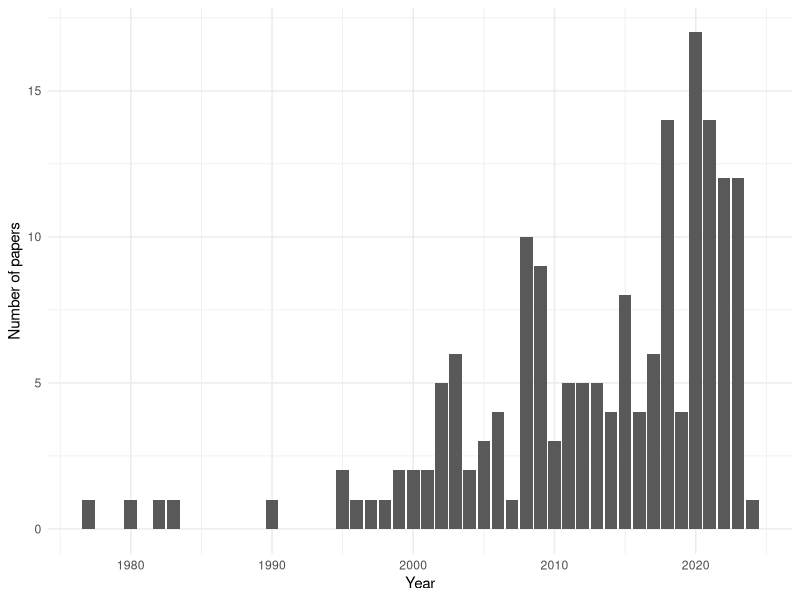
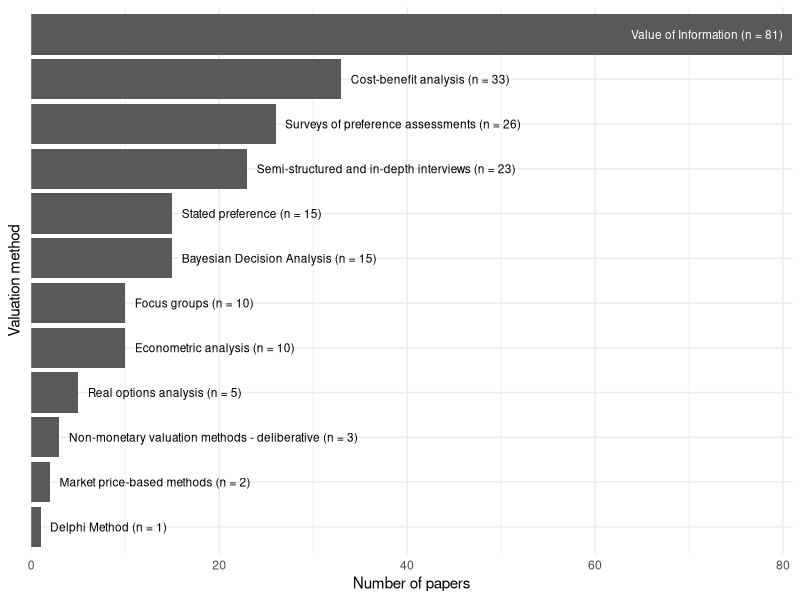
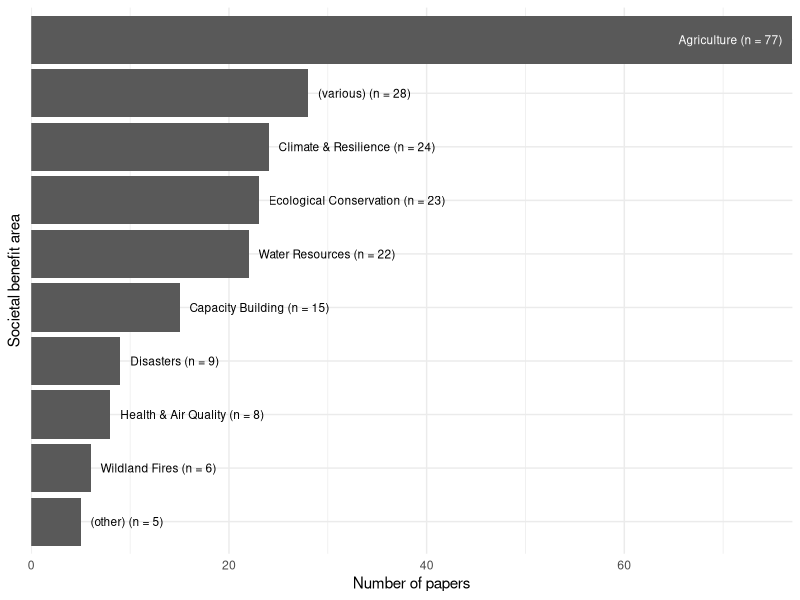
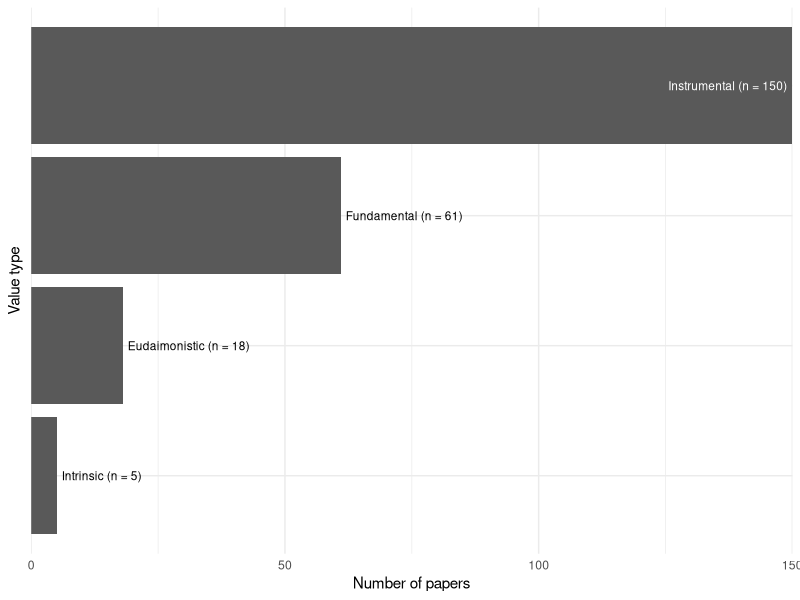
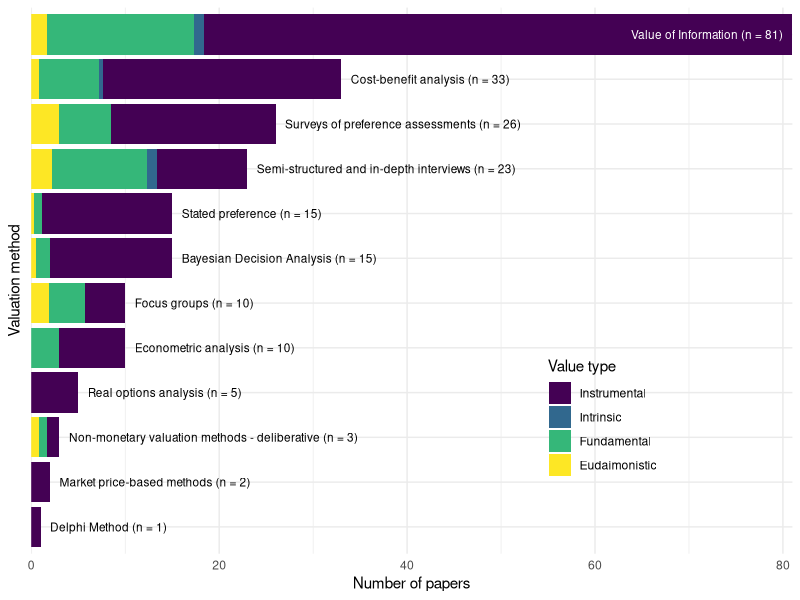
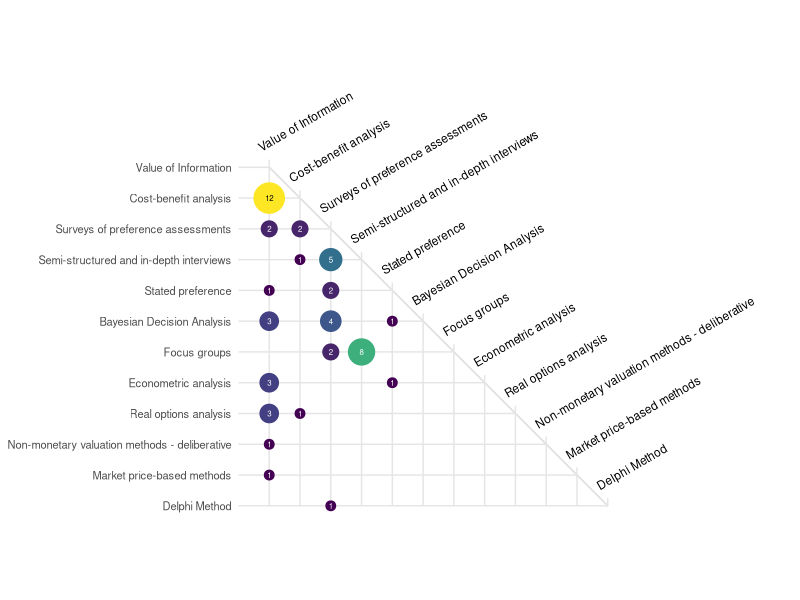
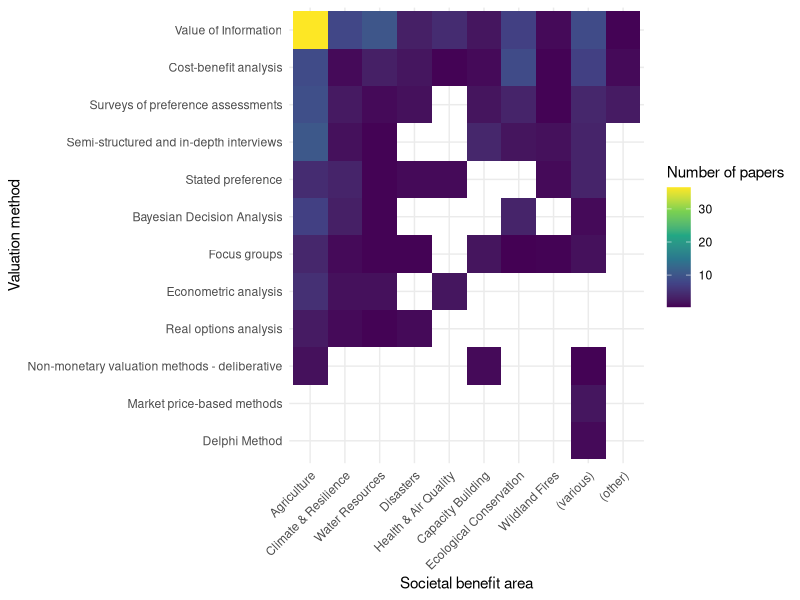
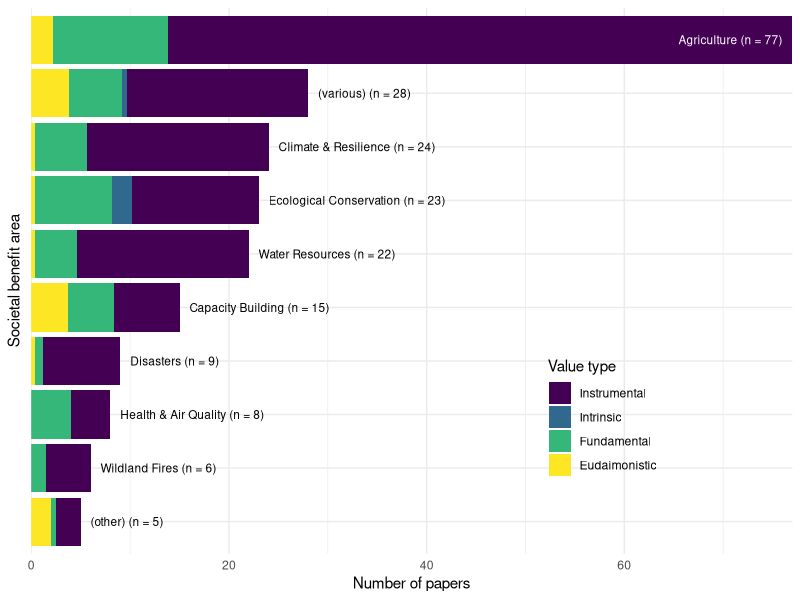

Write the R code that produced these figures, in order.
## ---- chunk 1
library(tidyverse)
library(here)

## ---- chunk 2
includes_df <- readxl::read_excel(here('_data/screened_fulltext/ft_consolidated_coding.xlsx'))
## ---- chunk 3
year_df <- includes_df %>%
  mutate(year2 = str_extract(key, '[0-9]{4}$') %>% as.numeric())

year_sum_df <- year_df %>%
  group_by(year2) %>%
  summarize(n = n()) %>%
  mutate(y = year2 - min(year2) + 1)

log_year_lm <- lm(log(n) ~ y, data = year_sum_df)
r <- coef(log_year_lm)[2]
int <- exp(coef(log_year_lm)[1])

year_sum_df <- year_sum_df %>%
  mutate(pred = int + exp(r * y))

ggplot(year_sum_df, aes(x = year2, y = n)) +
  geom_col() +
  # geom_line(aes(y = pred), color = 'red') +
  labs(x = 'Year',
       y = 'Number of papers') +
  theme_minimal()
## ---- chunk 4
summarize_column <- function(df, col) {
  out_df <- df %>%
    rename(tmp = !!sym(col)) %>%
    mutate(tmp = str_squish(tmp)) %>%
    group_by(tmp) %>%
    summarize(n = n()) %>%
    mutate(lbl = sprintf('%s (n = %s)', tmp, n),
           tmp = fct_reorder(tmp, n)) %>%
    rename(!!col := tmp)
  return(out_df)
}


gen_plot <- function(df, col, varname, n_thresh = 0.5) {
  df <- df %>%
    rename(tmp = !!sym(col))
  
  ### high value labels on the bar; lower value to right of bar
  df_hi <- df %>%
    filter(n > max(n) * n_thresh)
  df_lo <- df %>%
    filter(n <= max(n) * n_thresh)
  
  p <- ggplot(df, aes(y = tmp, x = n)) +
    geom_col() +
    geom_text(data = df_hi, aes(label = lbl, x = n), color = 'white',
              hjust = 1, size = 3, nudge_x = -1) +
    geom_text(data = df_lo, aes(label = lbl, x = n), color = 'black', 
              hjust = 0, size = 3, nudge_x = 1) +
    scale_x_continuous(expand = c(0, .01)) +
    labs(x = 'Number of papers',
         y = varname) +
    theme_minimal() +
    theme(axis.text.y = element_blank())
  
  return(p)
}
## ---- chunk 5
deliberative_vec <- c('Participatory rural appraisal; rapid rural appraisal',
                      'Participant action research')
surveys_vec <- c('Surveys of preference assessments', 'Photo-elicitation surveys')

method_df <- includes_df %>%
  select(key, c('method 1', 'method 2')) %>%
  # select(key, c('method 1')) %>%
  pivot_longer(-key, names_to = 'tmp', values_to = 'method') %>%
  filter(!is.na(method)) %>%
  mutate(method = str_squish(method),
         method = case_when(method %in% deliberative_vec ~ 'Non-monetary valuation methods - deliberative',
                            method %in% surveys_vec ~ 'Surveys of preference assessments',
                            TRUE ~ method)) %>%
  select(-tmp) %>%
  distinct()

method_summary <- method_df %>%
  summarize_column('method')

gen_plot(method_summary, 'method', 'Valuation method')
## ---- chunk 6
soc_ben_df <- includes_df %>%
  select(key, starts_with(c('GEOSS', 'NASA'))) %>%
  ### drop '(other)' if covered in another column
  mutate(`NASA app sci` = ifelse(`GEOSS soc ben` == 'Weather' & `NASA app sci` == '(other)', NA, `NASA app sci`)) %>%
  mutate(`GEOSS soc ben` = ifelse(`GEOSS soc ben` == '(other)' & `NASA app sci` != '(other)', NA, `GEOSS soc ben`)) %>%
  pivot_longer(-key, names_to = 'tmp', values_to = 'sba') %>%
  filter(!is.na(sba)) %>%
  select(-tmp) %>%
  mutate(sba = str_squish(sba)) %>%
  mutate(sba = case_when(sba == 'Water' ~ 'Water Resources',
                         sba == 'Climate' ~ 'Climate & Resilience',
                         sba == 'Weather' ~ 'Climate & Resilience',
                         sba %in% c('Biodiversity', 'Ecosystems') ~ 'Ecological Conservation',
                         sba == 'Health' ~ 'Health & Air Quality',
                         TRUE ~ sba)) %>%
  distinct()

soc_ben_summary <- soc_ben_df %>%
  summarize_column('sba')

gen_plot(soc_ben_summary, 'sba', 'Societal benefit area')
## ---- chunk 7
val_type_df <- includes_df %>%
  select(key, val_type = `societal benefit type`) %>%
  mutate(val_type = str_split(val_type, '[^A-z]')) %>%
  unnest(val_type) %>%
  mutate(val_type = str_trim(val_type),
         val_type = str_to_title(val_type)) %>%
  distinct()

val_type_cooccur <- val_type_df %>%
  arrange(val_type) %>%
  group_by(key) %>%
  summarize(v1 = first(val_type),
            v2 = ifelse(n() == 1, NA, last(val_type))) %>%
  group_by(v1, v2) %>%
  summarize(n = n(), .groups = 'drop')

val_type_summary <- val_type_df %>%
  summarize_column('val_type')

gen_plot(val_type_summary, 'val_type', 'Value type')
## ---- chunk 8
method_by_value_df <- method_df %>%
  left_join(val_type_df, by = 'key') %>%
  group_by(key) %>%
  mutate(val_wt = 1 / n_distinct(val_type)) %>%
  group_by(method, val_type) %>%
  summarize(n = sum(val_wt)) %>%
  group_by(method) %>%
  mutate(n_tot = sum(n)) %>%
  ungroup() %>%
  mutate(method = fct_reorder(str_squish(method), n_tot),
         lbl = sprintf('%s (n = %s)', method, n_tot)) %>%
  mutate(val_type = factor(val_type, levels = c('Instrumental', 'Intrinsic', 'Fundamental', 'Eudaimonistic')))

method_value_proportions <- method_by_value_df %>%
  mutate(prop = n / n_tot) 
  
  
### high value labels on the bar; lower value to right of bar
df_hi <- method_by_value_df %>%
  filter(n_tot > max(n_tot) * .5) %>%
  select(method, lbl, n_tot) %>%
  distinct()
df_lo <- method_by_value_df %>%
  filter(n_tot <= max(n_tot) * .5) %>%
  select(method, lbl, n_tot) %>%
  distinct()

ggplot(method_by_value_df, aes(y = method, x = n)) +
  geom_col(aes(fill = val_type)) +
  # guides(fill = guide_legend(reverse = TRUE)) +
  geom_text(data = df_hi, aes(label = lbl, x = n_tot), color = 'white',
            hjust = 1, size = 3, nudge_x = -1) +
  geom_text(data = df_lo, aes(label = lbl, x = n_tot), color = 'black', 
            hjust = 0, size = 3, nudge_x = 1) +
  scale_x_continuous(expand = c(0, .01)) +
  scale_fill_viridis_d() +
  labs(x = 'Number of papers',
       y = 'Valuation method',
       fill = 'Value type') +
  theme_minimal() +
  theme(axis.text.y = element_blank(),
        legend.position = c(.75, .25))

## ---- chunk 9
method_vec <- levels(method_summary$method) %>% rev()
  
multi_methods_df <- method_df %>%
  mutate(method = factor(method, levels = method_vec)) %>%
  arrange(key, method) %>%
  group_by(key) %>%
  filter(n() > 1) %>%
  mutate(x = c('x', 'y')) %>%
  ungroup() %>%
  pivot_wider(names_from = x, values_from = method) %>%
  group_by(x, y) %>%
  summarize(n = n(), .groups = 'drop') %>%
  complete(x = method_vec, y = method_vec, fill = list(n = NA)) %>%
  mutate(x = factor(x, levels = method_vec),
         y = factor(y, levels = method_vec) %>% fct_rev())

diag_lbls <- multi_methods_df %>%
  filter(x == y) %>%
  select(x)


ggplot() +
  ### geom_point to set up axis labels in order
  geom_point(data = multi_methods_df %>% filter(!is.na(n)), aes(x, y), size = 0) +
  ### add grid lines
  geom_segment(data = diag_lbls, aes(x = x, xend = x, y = 1, yend = 13.25 - as.integer(x)), color = 'grey90') +
  geom_segment(data = diag_lbls, aes(y = x, yend = x, x = 0, xend = as.integer(x)), color = 'grey90') +
  geom_segment(data = diag_lbls, x = 1, y = 12, yend = 1, xend = 12, color = 'grey90') +
  ### add diagonal text
  geom_text(data = diag_lbls, aes(x = x, y = x, label = x),
            angle = 30, hjust = 0, vjust = 0, size = 3, nudge_y = .5, nudge_x = -.25) +
  ### then geom_point again to write on top of the grid lines
  geom_point(data = multi_methods_df, aes(x, y, color = n, size = n), show.legend = FALSE) +
  ### add number text
  geom_text(data = multi_methods_df %>% filter(n > 10), aes(x = x, y = y, label = n),
            size = 2, color = 'black') +
  geom_text(data = multi_methods_df %>% filter(n <= 10), aes(x = x, y = y, label = n),
            size = 2, color = 'white') +
  scale_color_viridis_c() +
  scale_size(name = 'n', range = c(3, 10)) +
  scale_x_discrete(expand = expansion(add = c(0, 6))) +
  scale_y_discrete(expand = expansion(add = c(.5, 3))) +
  ### to maintain equal spacing horiz and vert
  coord_fixed() +
  labs(x = 'Valuation method 1',
       y = 'Valuation method 2',
       fill = 'Number of papers') +
  theme_minimal() +
  theme(panel.grid = element_blank(),
        axis.title = element_blank(),
        axis.text = element_text(size = 8),
        axis.text.x = element_blank())
## ---- chunk 10
method_by_sba_df <- method_df %>%
  left_join(soc_ben_df, by = 'key') %>%
  group_by(key) %>%
  mutate(sba_wt = 1 / n_distinct(sba)) %>%
  group_by(method, sba) %>%
  summarize(n = sum(sba_wt)) %>%
  group_by(method) %>%
  mutate(n_tot = sum(n)) %>%
  ungroup() %>%
  mutate(method = fct_reorder(str_squish(method), n_tot),
         lbl = sprintf('%s (n = %s)', method, n_tot)) %>%
  mutate(sba = fct_reorder(sba, n_tot) %>% fct_relevel(c('(various)', '(other)'), after = Inf))

ggplot(method_by_sba_df, aes(y = method, x = sba, fill = n)) +
  geom_tile() +
  # geom_text(aes(label = n), color = 'white') +
  scale_fill_viridis_c() +
  labs(x = 'Societal benefit area',
       y = 'Valuation method',
       fill = 'Number of papers') +
  theme_minimal() +
  theme(axis.text.x = element_text(angle = 45, hjust = 1))
## ---- chunk 11
sba_by_value_df <- soc_ben_df %>%
  left_join(val_type_df, by = 'key') %>%
  group_by(key) %>%
  mutate(val_wt = 1 / n_distinct(val_type)) %>%
  group_by(sba, val_type) %>%
  summarize(n = sum(val_wt)) %>%
  group_by(sba) %>%
  mutate(n_tot = sum(n)) %>%
  ungroup() %>%
  mutate(sba = fct_reorder(str_squish(sba), n_tot),
         lbl = sprintf('%s (n = %s)', sba, n_tot)) %>%
  mutate(val_type = factor(val_type, levels = c('Instrumental', 'Intrinsic', 'Fundamental', 'Eudaimonistic')))
  
### high value labels on the bar; lower value to right of bar
df_hi <- sba_by_value_df %>%
  filter(n_tot > max(n_tot) * .5) %>%
  select(sba, lbl, n_tot) %>%
  distinct()
df_lo <- sba_by_value_df %>%
  filter(n_tot <= max(n_tot) * .5) %>%
  select(sba, lbl, n_tot) %>%
  distinct()

ggplot(sba_by_value_df, aes(y = sba, x = n)) +
  geom_col(aes(fill = val_type)) +
  # guides(fill = guide_legend(reverse = TRUE)) +
  geom_text(data = df_hi, aes(label = lbl, x = n_tot), color = 'white',
            hjust = 1, size = 3, nudge_x = -1) +
  geom_text(data = df_lo, aes(label = lbl, x = n_tot), color = 'black', 
            hjust = 0, size = 3, nudge_x = 1) +
  scale_x_continuous(expand = c(0, .01)) +
  scale_fill_viridis_d() +
  labs(x = 'Number of papers',
       y = 'Societal benefit area',
       fill = 'Value type') +
  theme_minimal() +
  theme(axis.text.y = element_blank(),
        legend.position = c(.75, .25))

